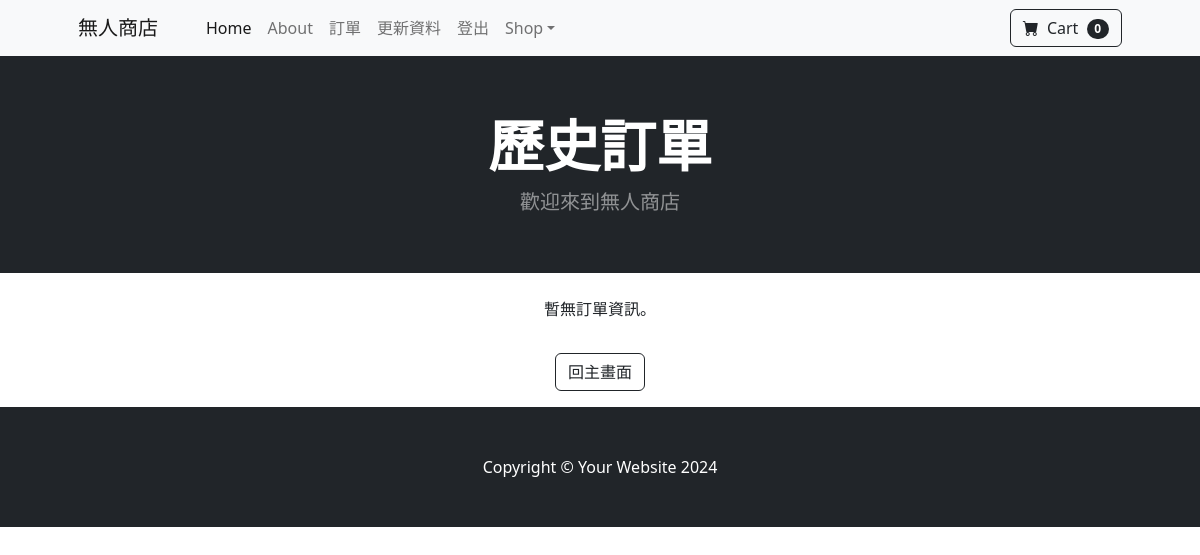
/accounts/order_list/ (signed in), run on an earlier commit of the app's database.
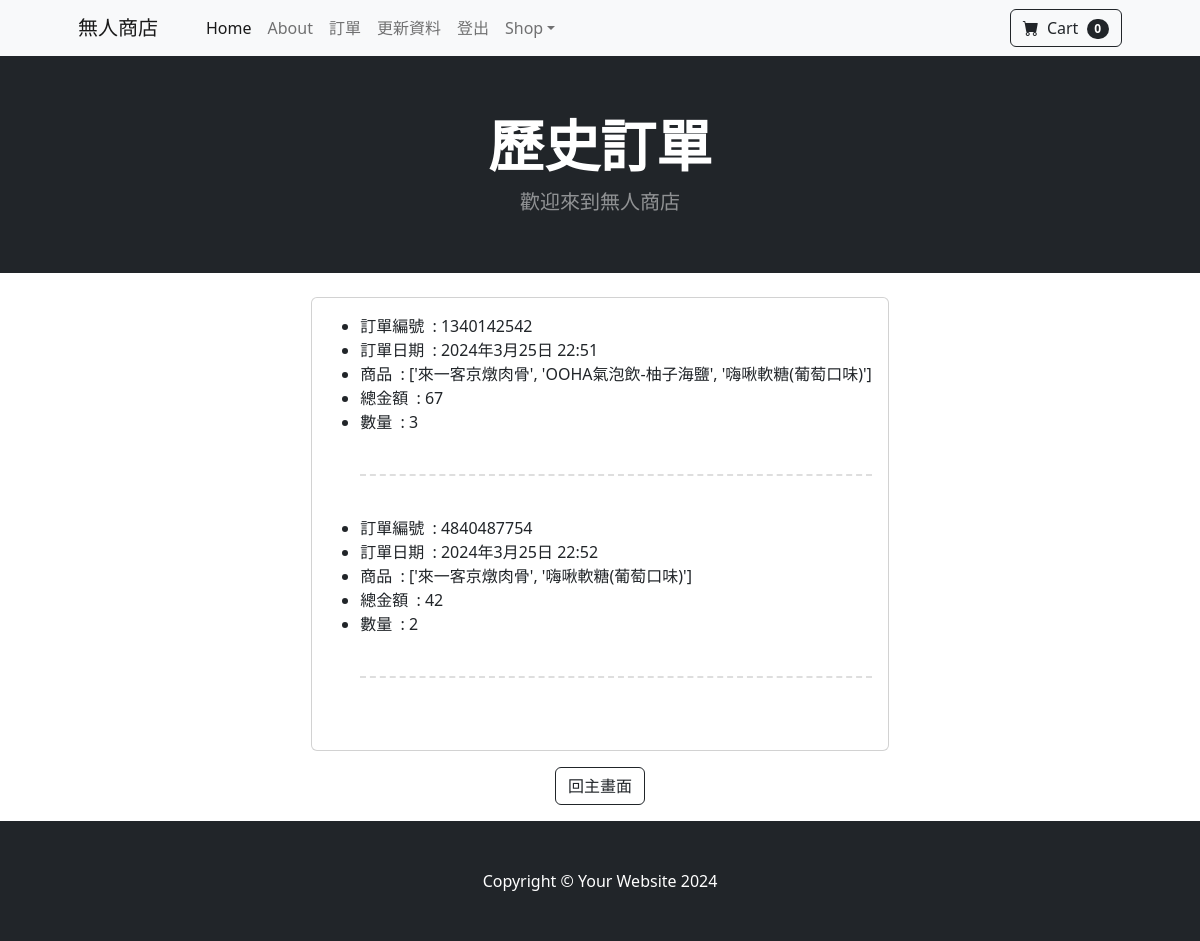
And on a later commit of the database.
### quiz/models.py (models this page shows, shortened)
class order(models.Model):
    oId=models.CharField(max_length=10,null=False)
    oDate=models.DateTimeField(default=datetime.datetime.today)
    oProduct=models.CharField(max_length=200, null=False, default=None)
    oClient=models.ForeignKey(CustomUser, on_delete=models.CASCADE)
    oCost=models.PositiveIntegerField(blank=False)
    order_quantity = models.IntegerField(default=1)
    status = models.BooleanField(default=False)

### quiz/views.py (the view)
# urls.py: path('order_list/', views.order_list, name='order_list'),
@login_required
def order_list(request):
    user = request.user
    user_orders = order.objects.filter(oClient=user)
    context = {'orders': user_orders}
    return render(request, 'order_list.html', context)

### cart/cart.py (called while the page is built)
    def __len__(self):
        return len(self.cart)

### cart/context_processors.py (called while the page is built)
def cart(request):
	return {'cart': Cart(request)}

### quiz/templates/order_list.html
{% extends 'base.html'%}
{% block content %}
    <header class="bg-dark py-2">
        <div class="container px-4 px-lg-5 my-5">
            <div class="text-center text-white">
                <h1 class="display-4 fw-bolder">歷史訂單</h1>
                <p class="lead fw-normal text-white-50 mb-0">歡迎來到無人商店</p>
            </div>
        </div>
    </header>
    <br/>
    <div class="container">
        {% if orders %}
        <div class="card">
            <div class="card-body">
                <ul>
                {% for order in orders %}
                    <li>訂單編號 &nbsp: {{ order.oId }}</li>
                    <li>訂單日期 &nbsp: {{ order.oDate }}</li>
                    <li>商品 &nbsp: {{ order.oProduct }}</li>
                    <li>總金額 &nbsp: {{ order.oCost }}</li>
                    <li>數量 &nbsp: {{ order.order_quantity }}</li>
                    <br/><hr style="border-top: dashed 2px gray;"><br/>
                {% endfor %}
                </ul>
                {% else %}
                    <p>暫無訂單資訊。</p>
                {% endif %}
            </div>
        </div>
    </div>
    <div class="container">
        <div class="row">
            <div class="p-3 m-0 border-0 bd-example m-0 border-0 d-flex justify-content-between">
                <button class="btn btn-outline-dark" onclick="window.location.href='{% url 'home' %}'">回主畫面</button>
            </div>
        </div>
    </div>
{% endblock %}

### quiz/templates/base.html (shortened to what this page needs)
{% load static %}
<!DOCTYPE html>
<html lang="en">
    <head>
        <link href="https://cdn.jsdelivr.net/npm/bootstrap-icons@1.5.0/font/bootstrap-icons.css" rel="stylesheet" />
        <link href="https://cdn.jsdelivr.net/npm/bootstrap@5.3.3/dist/css/bootstrap.min.css" rel="stylesheet">
        <link href="{% static "css/styles.css" %}" rel="stylesheet" />
    </head>
    <body>
        {% include 'navbar.html'%}
        {%block content%}
        {%endblock%}
        <footer class="py-5 bg-dark">
            <div class="container"><p class="m-0 text-center text-white">Copyright &copy; Your Website 2024</p></div>
        </footer>
    </body>
</html>

### quiz/templates/navbar.html (shortened to what this page needs)
        <nav class="navbar navbar-expand-lg navbar-light bg-light">
            <div class="container px-4 px-lg-5">
                <a class="navbar-brand" href="{% url 'home'%}">無人商店</a>
                <div class="collapse navbar-collapse" id="navbarSupportedContent">
                    <ul class="navbar-nav me-auto mb-2 mb-lg-0 ms-lg-4">
                        <li class="nav-item"><a class="nav-link active" aria-current="page" href="{% url 'home'%}">Home</a></li>
                        <li class="nav-item"><a class="nav-link" href="{% url 'about'%}">About</a></li>
                        <li class="nav-item"><a class="nav-link" href="{% url 'order_list'%}">訂單</a></li>
            {% if user.is_authenticated %}
                <li class="nav-item"><a class="nav-link" href="{% url 'update_user'%}">更新資料</a></li>
                <li class="nav-item"><a class="nav-link" href="{% url 'log_out'%}">登出</a></li>
            {% else %}
                <li class="nav-item"><a class="nav-link" href="{% url 'login_view'%}">登入</a></li>
                <li class="nav-item"><a class="nav-link" href="{% url 'sign_up'%}">註冊</a></li>
            {% endif %}
                        <li class="nav-item dropdown">
                            <a class="nav-link dropdown-toggle" id="navbarDropdown" href="#" role="button" data-bs-toggle="dropdown" aria-expanded="false">Shop</a>
                        </li>
                    </ul>
                    <form class="d-flex">
                        <a href="{% url 'cart_summary' %}" class="btn btn-outline-dark">
                            <i class="bi-cart-fill me-1"></i>
                            Cart
                        <span class="badge bg-dark text-white ms-1 rounded-pill" id="cart_quantity">{{cart|length}}</span></a>
                    </form>
                </div>
            </div>
        </nav>

What changed in the data, as far as the page shows it:
added order: oId "1340142542", oDate "2024年3月25日 22:51", oProduct "['來一客京燉肉骨', 'OOHA氣泡飲-柚子海鹽', '嗨啾軟糖(葡萄口味)']", oCost "67", order_quantity "3"
added order: oId "4840487754", oDate "2024年3月25日 22:52", oProduct "['來一客京燉肉骨', '嗨啾軟糖(葡萄口味)']", oCost "42", order_quantity "2"
Also different on the page:
text no longer shown: "暫無訂單資訊。"
